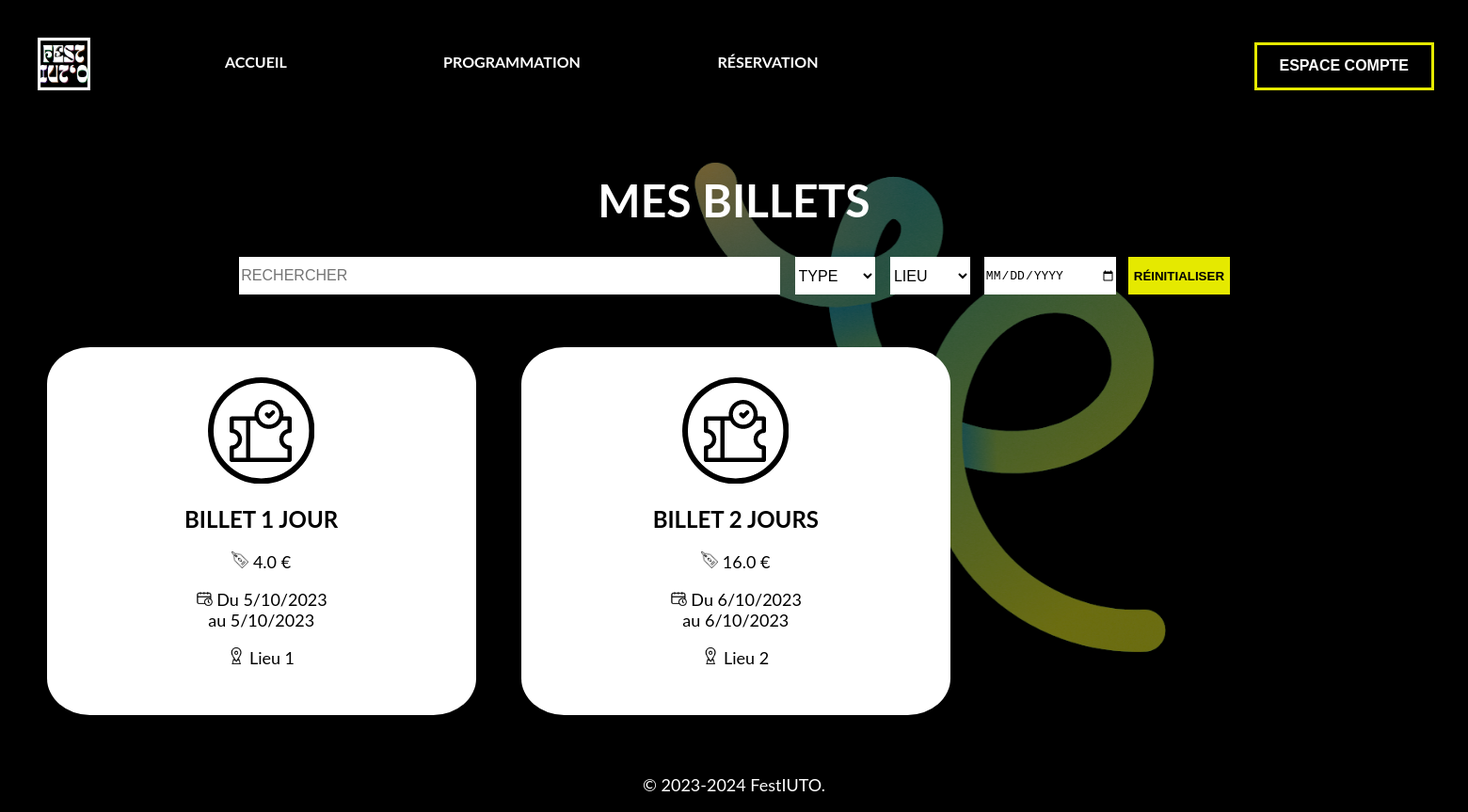
Page /moncompte/mesbillets/ (signed in) on the committed database.
### app/models.py (models this page shows, shortened)
class TypeBillet(db.Model):
    __tablename__ = 'TYPE_BILLET'
    IDtype_billet = db.Column(db.Integer, primary_key=True)
    nom_type_billet = db.Column(db.String(42), unique=True)

class Programmer(db.Model):
    __tablename__ = "PROGRAMMER"
    IDconcert = db.Column(db.Integer, primary_key=True)
    date_debut = db.Column(db.Date, primary_key=True)
    heure_debut = db.Column(db.Time, primary_key=True)
    IDartiste = db.Column(db.Integer, db.ForeignKey("ARTISTE.IDartiste"))
    lieu_concert = db.Column(db.String(42))
    duree_concert = db.Column(db.Time, nullable=False)
    tps_montage = db.Column(db.Time, nullable=False)
    tps_demontage = db.Column(db.Time, nullable=False)
    artiste = db.relationship("Artiste", backref=db.backref("programme", lazy="dynamic"))

### app/views.py (the view)
@app.route("/moncompte/mesbillets/")
@login_required
def mes_billets():
    return render_template("billets-achetes.html", accueil=False, id_page=0, moncompte=False, les_billets=get_billets_achetes(current_user.IDutil), les_styles=GenreMusical.query.all(), les_lieux=get_les_lieux())

### app/models.py (called while the page is built)
def get_les_lieux():
    res = set()
    for programmation in Programmer.query.all():
        res.add(programmation.lieu_concert)
    return res

def get_date_fin_concert(idconcert):
    subquery = (
        db.session.query(
            Artiste.IDartiste,
            func.max(Artiste.date_depart).label("max_date_depart")
        )
        .join(Programmer, Artiste.IDartiste == Programmer.IDartiste)
        .filter(Programmer.IDconcert == idconcert)
        .group_by(Artiste.IDartiste)
        .subquery()
    )
    return (
        db.session.query(subquery.c.max_date_depart)
        .filter(Artiste.IDartiste == subquery.c.IDartiste)
        .scalar()
    )

@login_manager.user_loader
def load_user(user_id):
    return Utilisateur.query.get(int(user_id))

### app/templates/billets-achetes.html (shortened to what this page needs)
{% extends "base.html" %}
{% block styles %}
<link rel="stylesheet" href="{{ url_for('static', filename='css/billets-achetes.css') }}">
{% endblock %}
{% block content %}
<main>
    <h1 class="titre-principal-page">Mes billets</h1>
    <form id="search" action="recherche" role="search" method="post">
        <input type="search" name="search" id="searchinput" placeholder="Rechercher" oninput="changeBillet()">
        <select name="Style" id="Style" onchange="changeBillet()">
            <option value="">Type</option>
        </select>
        <select name="Lieu" id="Lieu" onchange="changeBillet()">
            <option value="">Lieu</option>
        </select>
        <input type="date" name="datehour" id="datehourinput" oninput="changeBillet()">
        <input class="searchreset" type="button" value="Réinitialiser" oninput="changeBillet()">
    </form>
    <ul class="liste-billets">
        {% for un_billet in les_billets %}
        <li class="billet-achete">
            <img class="icones-compte" src="{{ url_for('static', filename='images/icone_billets_black.png') }}"
                alt="Icone profil">
            <h2>Billet {{ un_billet[0] }}</h2>
            <p><img class="petites-icone-pages" src="{{ url_for('static', filename='images/price_black.png') }}"
                    alt="Icone prix"> {{ un_billet[1] }} €</p>
            <p><img class="petites-icone-pages" src="{{ url_for('static', filename='images/calendar_date_black.png') }}"
                    alt="Icone calendrier"> Du {{ un_billet[2] }}<br>au {{ un_billet[3] }}</p>
            <p><img class="petites-icone-pages" src="{{ url_for('static', filename='images/location_black.png') }}"
                    alt="Icone lieu"> {{ un_billet[4] }}</p>
        </li>
        {% endfor %}
    </ul>
</main>
{% endblock %}

### app/static/css/base.css (style rules this page uses)
body { background-color: black; color: white; font-family: 'Lato'; }
p { font-size: large; }
.searchreset { background-color: #e5e900; border: none; color: black; margin-top: 0em; margin-bottom: 0em; height: 3em; text-transform: uppercase; font-weight: bold; cursor: pointer; }
h1, h2, h3, h4 { text-transform: uppercase; }
h2 { font-size: 2em; }
.titre-principal-page { font-size: 3em; }
.petites-icone-pages { width: 1em; }
main { text-align: center; }

### app/static/css/billets-achetes.css (style rules this page uses)
body { background-image: url("../images/programmation.png"); background-repeat: no-repeat; background-attachment: fixed; background-position: center; background-size: 80%; }
.liste-billets { display: flex; flex-wrap: wrap; padding: 0.5em; margin-top: 0.5em; margin-bottom: 0.5em; margin-right: auto; margin-left: auto; list-style-type: none; width: 95em; }
main { padding: 0.3em; margin: 0.3em; }
.billet-achete { flex-basis: 25.8%; flex-grow: 0; margin: 1.5em; background-color: white; border-radius: 10%; color: black; padding: 2em; }
h2 { font-size: 1.5em; }
#search { width: 70%; margin: 1.5em; display: flex; flex-wrap: nowrap; margin-right: auto; margin-left: auto; }
input, select, .searchreset { margin-right: 0.5em; margin-left: 0.5em; }
select { flex-basis: 8%; flex-grow: 0; }
#searchinput { flex-basis: 40%; flex-grow: 1; }
#datehourinput { flex-basis: 13%; flex-grow: 0; height: 3.1em; }
#searchinput, select { height: 2.5em; }
#searchinput, #datehourinput, select { background-color: white; border: none; font-size: 1em; text-transform: uppercase; }
.searchreset { flex-basis: 10%; flex-grow: 0; }

### rows in the picture
TypeBillet: nom_type_billet "1 JOUR"
Programmer: lieu_concert "Lieu 1"
TypeBillet: nom_type_billet "2 JOURS"
Programmer: lieu_concert "Lieu 2"

### other values in the picture
{{ un_billet[1] }} "4.0" "16.0"
{{ un_billet[2] }} "5/10/2023" "6/10/2023"
{{ un_billet[3] }} "5/10/2023" "6/10/2023"
